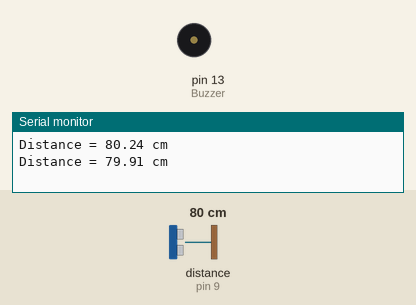
Recording of a sketch running on a simulated Arduino Uno, built with avr-gcc and run on an emulated ATmega328P. Shown: buzzer (waves = sounding, pin HIGH), the last lines printed to the serial monitor. Wiring (inferred from the names in the program): ultrasonic range finder: trigger pin 10; echo pin 9. The inputs (shaded band) are chosen by the test bench; at power-on: distance to the obstacle (sensor on pin 9) 80 cm. The echo pulse lasts 58.3 µs per cm; pins used as bus, display or sensor lines are not drawn.

Above: at 2.0 s.
2.1 s: distance to the obstacle (sensor on pin 9) set to 14 cm
3.8 s: distance to the obstacle (sensor on pin 9) set to 11 cm
At 5.8 s:
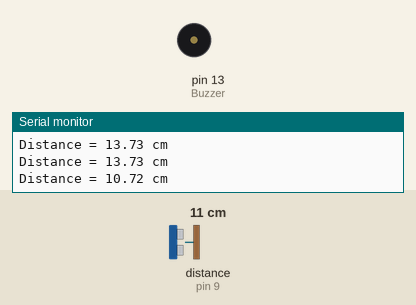
8.4 s: distance to the obstacle (sensor on pin 9) set to 18 cm
At 8.9 s:
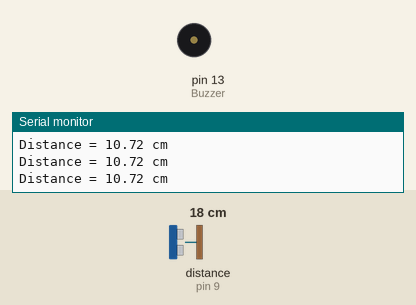
10.1 s: distance to the obstacle (sensor on pin 9) set to 2 cm
At 11.5 s:
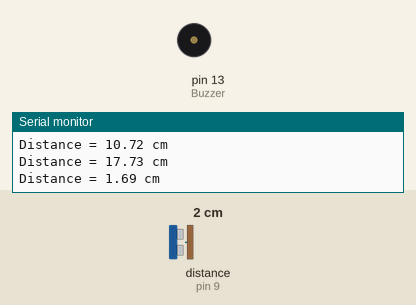
Timing chart, 0 to 15.7 s (numbered marks = the images above; inputs shaded):
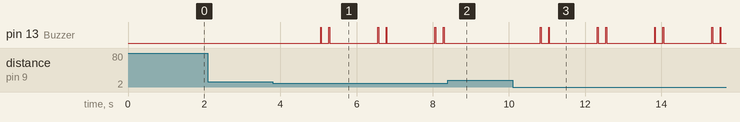

Measured:
- after the input at 3.8 s, pin 13 (Buzzer): LOW → HIGH after 1.3 s, then repeats every 1.5 s: LOW 0.20 s, HIGH 0.02 s, LOW 1.3 s, HIGH 0.02 s
- after the input at 8.4 s, pin 13 (Buzzer): stops changing and stays LOW
- after the input at 10.1 s, pin 13 (Buzzer): LOW → HIGH after 0.72 s, then repeats every 1.5 s: LOW 0.20 s, HIGH 0.02 s, LOW 1.3 s, HIGH 0.02 s

The sketch:

Sonar_IR_init.ino
```cpp
#define trigPin 10
#define echoPin 9
#define vcc 4

int Buzzer = 13; // Use the onboard Uno LED
int obstaclePin = 7;  // This is our input pin
int hasObstacle = HIGH;  // HIGH MEANS NO OBSTACLE
int flag = 0;
void setup() {
  Serial.begin (9600);
  pinMode(trigPin, OUTPUT);
  pinMode(echoPin, INPUT);
  pinMode(trigPin, OUTPUT);
  pinMode(echoPin, INPUT);
  pinMode(Buzzer, OUTPUT);
  pinMode(obstaclePin, INPUT);
}

void loop() {
  digitalWrite(vcc, HIGH);
//  hasObstacle = digitalRead(obstaclePin); //Reads the output of the obstacle sensor from the 7th PIN of the Digital section of the arduino
//  if (hasObstacle == LOW) //LOW means something is ahead, so illuminates the 13th Port connected LED
//  {
//    //Serial.println("Path is clear");
//    digitalWrite(Buzzer, LOW);
//  }
//  else
//  {
//    //Serial.println("Stop something is ahead!!");
//    flag = 1;
//    digitalWrite(Buzzer, HIGH);//Illuminates the 13th Port LED
//    delay(30);
//    digitalWrite(Buzzer, LOW);
//  }
  if(flag == 0){
   float duration, distance;
  digitalWrite(trigPin, LOW);
  delayMicroseconds(2);

  digitalWrite(trigPin, HIGH);
  delayMicroseconds(10);
  digitalWrite(trigPin, LOW);

  duration = pulseIn(echoPin, HIGH);
  distance = (duration / 2) * 0.0344;

  if(distance <= 12){
    digitalWrite(Buzzer, HIGH);
    delay(20);
    digitalWrite(Buzzer, LOW);
    delay(200);
    digitalWrite(Buzzer, HIGH);
    delay(20);
    digitalWrite(Buzzer, LOW);
  }
  Serial.print("Distance = ");
  Serial.print(distance);
  Serial.println(" cm");
  delay(760);
  delay(300);
  }
  flag = 0;
  delay(200);
}
```
